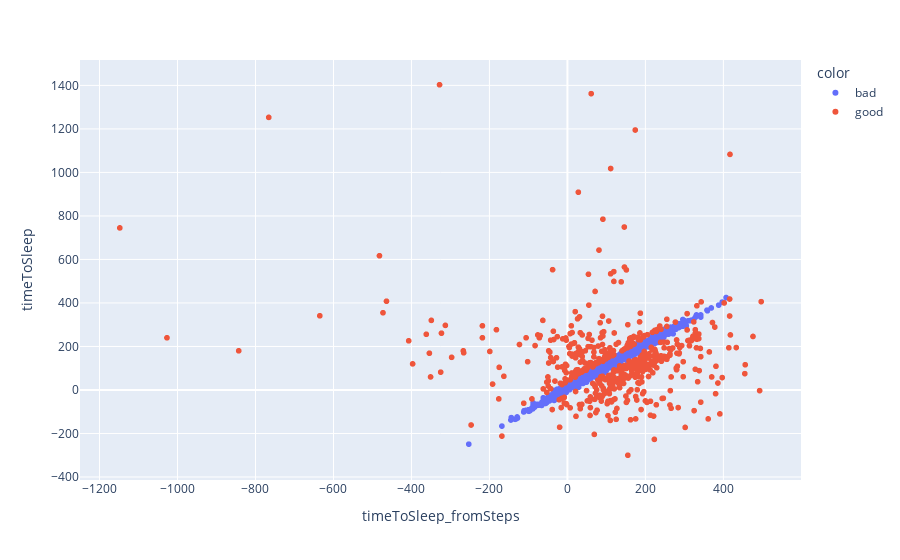

Notebook code cell kept with this figure:
### Code cell
data= df[['timeToSleep','timeToSleep_fromSteps']].copy()
gmm = GaussianMixture(n_components=2)
gmm.fit(data)
labels = gmm.predict(data)
df['cluster'] = labels
px.scatter(df[(df['timeToSleep']!=0)&(df['timeToSleep_fromSteps']!=0)], x='timeToSleep_fromSteps',
           y='timeToSleep', 
           color=df['cluster'][(df['timeToSleep']!=0)&(df['timeToSleep_fromSteps']!=0)].map(lambda x: 'good' if x==1 else 'bad'),
           color_continuous_scale=px.colors.sequential.Viridis,
           hover_name=df[(df['timeToSleep']!=0)&(df['timeToSleep_fromSteps']!=0)].index)

### Figure 1 — Plotly figure (JSON) as saved in the notebook; plotly's stock layout.template omitted (floating-point values rounded to 4 significant figures; data arrays with more than 128 entries replaced by an {"elided": "..."} marker saying what was removed)
{"data": [{"hovertemplate": "<b>%{hovertext}</b><br><br>color=bad<br>timeToSleep_fromSteps=%{x}<br>timeToSleep=%{y}<extra></extra>", "hovertext": {"elided": "1554 str values"}, "legendgroup": "bad", "marker": {"color": "#636efa", "symbol": "circle"}, "mode": "markers", "name": "bad", "showlegend": true, "type": "scattergl", "x": {"elided": "1554 float values"}, "xaxis": "x", "y": {"elided": "1554 int values"}, "yaxis": "y"}, {"hovertemplate": "<b>%{hovertext}</b><br><br>color=good<br>timeToSleep_fromSteps=%{x}<br>timeToSleep=%{y}<extra></extra>", "hovertext": {"elided": "536 str values"}, "legendgroup": "good", "marker": {"color": "#EF553B", "symbol": "circle"}, "mode": "markers", "name": "good", "showlegend": true, "type": "scattergl", "x": {"elided": "536 float values"}, "xaxis": "x", "y": {"elided": "536 int values"}, "yaxis": "y"}], "layout": {"legend": {"title": {"text": "color"}, "tracegroupgap": 0}, "margin": {"t": 60}, "xaxis": {"anchor": "y", "domain": [0, 1], "title": {"text": "timeToSleep_fromSteps"}}, "yaxis": {"anchor": "x", "domain": [0, 1], "title": {"text": "timeToSleep"}}}}
